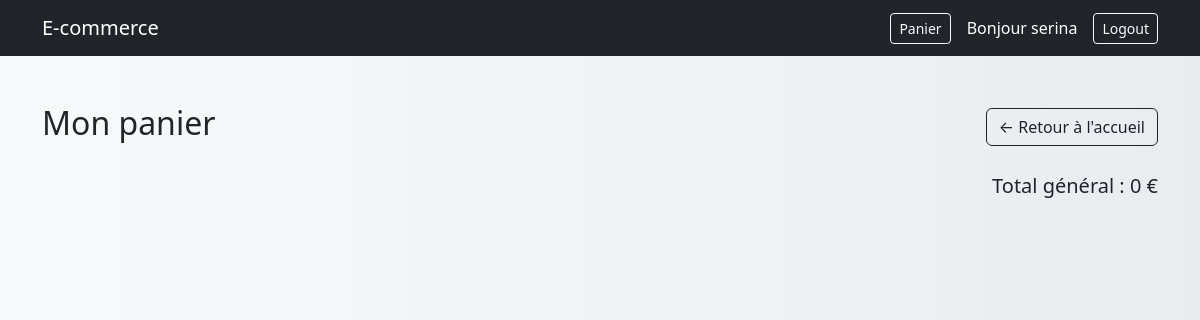
The app's page /cart/ (signed in), older data.
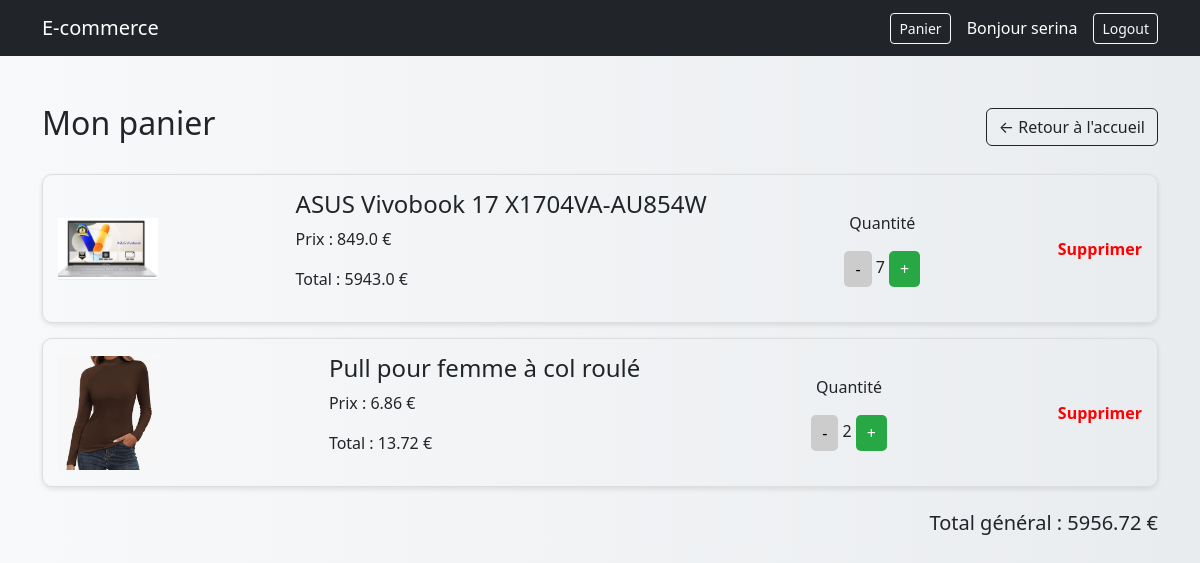
The same page, newer data.
### shop/models.py (models this page shows, shortened)
class CartItem(models.Model):
    cart = models.ForeignKey(Cart, on_delete=models.CASCADE)
    product = models.ForeignKey(Product, on_delete=models.CASCADE)
    quantity = models.IntegerField(default=1)
    def total_price(self):
        return self.product.price * self.quantity

class Product(models.Model):
    name = models.CharField(max_length=200)
    price = models.FloatField()
    description = models.TextField(blank=True)
    category = models.ForeignKey(Category, on_delete=models.CASCADE, null=True, blank=True)
    image = models.ImageField(upload_to='products/', null=True, blank=True)

### shop/views.py (the view)
# urls.py: path('cart/', views.cart_detail, name='cart_detail'),
@login_required
def cart_detail(request):
    cart, created = Cart.objects.get_or_create(user=request.user)
    items = CartItem.objects.filter(cart=cart)
    total = sum(item.total_price() for item in items)
    return render(request, 'shop/cart.html', {
        'items': items,
        'total': total
    })

### shop/templates/shop/cart.html (shortened to what this page needs)
{% load static %}
<!DOCTYPE html>
<html lang="fr">
<head>
    <link href="https://cdn.jsdelivr.net/npm/bootstrap@5.3.0/dist/css/bootstrap.min.css" rel="stylesheet">
    <link rel="stylesheet" href="{% static 'css/style.css' %}">
</head>
<body>
    <nav class="navbar navbar-expand-lg navbar-dark bg-dark">
        <div class="container">
            <a class="navbar-brand" href="{% url 'home' %}">
                E-commerce
            </a>
            <div class="ms-auto d-flex align-items-center">
                <a href="{% url 'cart_detail' %}" class="btn btn-outline-light btn-sm me-3">
                    Panier
                </a>
                <span class="text-white me-3">
                    Bonjour {{ user.username }}
                </span>
                <form action="{% url 'logout' %}" method="post">
                    <button class="btn btn-outline-light btn-sm">
                        Logout
                    </button>
                </form>
            </div>
        </div>
    </nav>
    <div class="container mt-5">
        <div class="d-flex justify-content-between align-items-center mb-4">
            <h2>Mon panier</h2>
            <a href="{% url 'home' %}" class="btn btn-outline-dark">
                ← Retour à l'accueil
            </a>
        </div>
        {% for item in items %}
        <a href="{% url 'product_detail' item.product.id %}" class="cart-link">
            <div class="cart-item">
                {% if item.product.image %}
                <img src="{{ item.product.image.url }}" width="100">
                {% endif %}
                <div class="cart-info">
                    <h4>
                        <a href="{% url 'product_detail' item.product.id %}" class="text-dark text-decoration-none">
                            {{ item.product.name }}
                        </a>
                    </h4>
                    <p>Prix : {{ item.product.price }} €</p>
                    <p>Total : {{ item.total_price }} €</p>
                </div>
                <div class="quantity-box">
                    <p>Quantité</p>
                    <a href="{% url 'decrease_quantity' item.product.id %}" class="btn btn-minus">-</a>
                    <span>{{ item.quantity }}</span>
                    <a href="{% url 'add_to_cart' item.product.id %}" class="btn btn-plus">+</a>
                </div>
                <div>
                    <a href="{% url 'remove_from_cart' item.product.id %}" class="btn-delete">
                        Supprimer
                    </a>
                </div>
            </div>
        </a>
        {% endfor %}
        <h3 class="cart-total mt-4">
            Total général : {{ total }} €
        </h3>
    </div>
</body>
</html>

Row changes from the older to the newer data that the page shows:
added CartItem: product.image (picture), product.name "ASUS Vivobook 17 X1704VA-AU854W", product.price "849.0", total_price "5943.0", quantity "7"
added CartItem: product.image (picture), product.name "Pull pour femme à col roulé", product.price "6.86", total_price "13.72", quantity "2"
Text that changed along with them:
{{ total }}: "0" → "5956.72"
